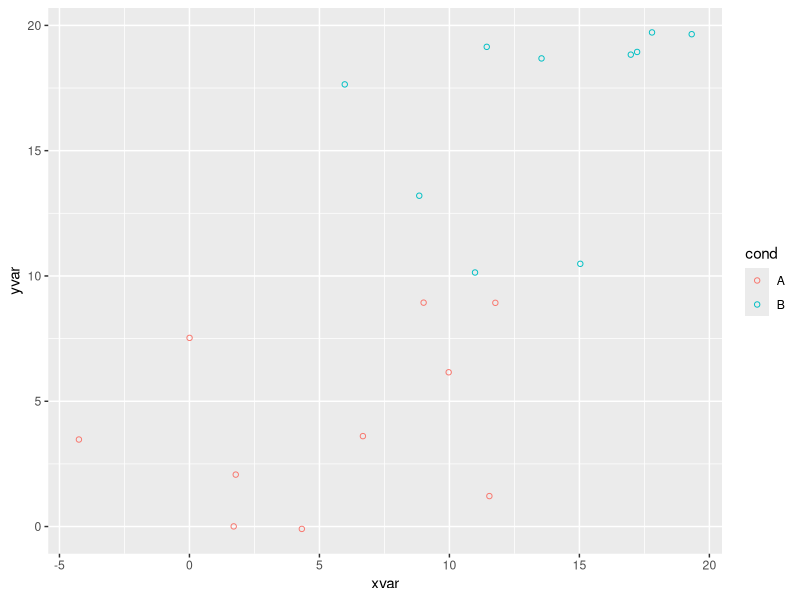
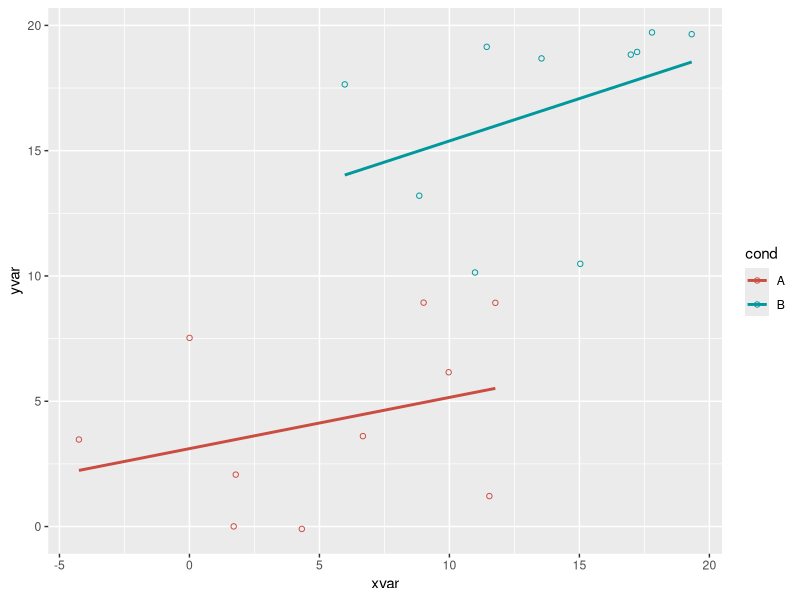
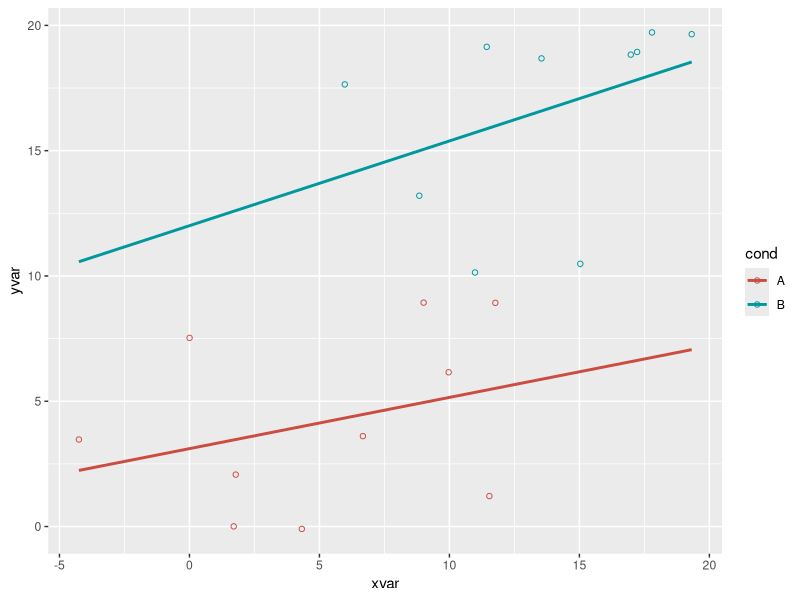
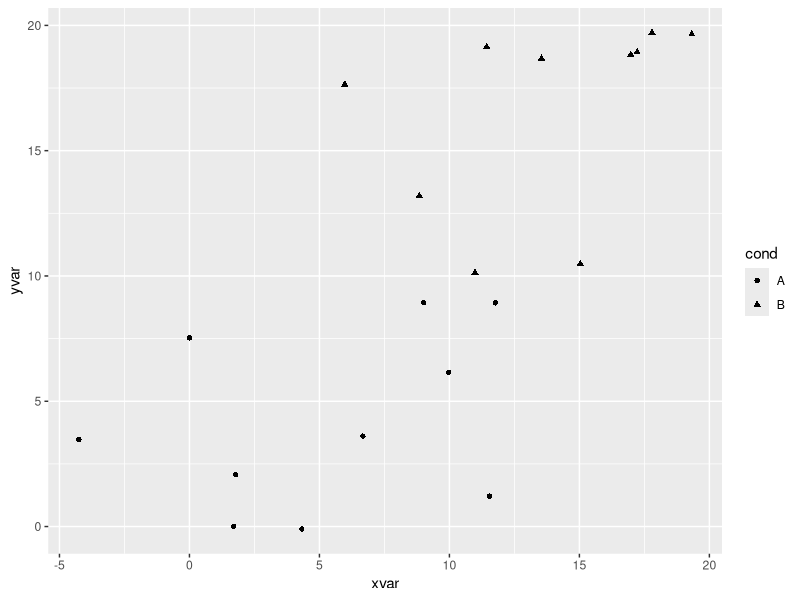
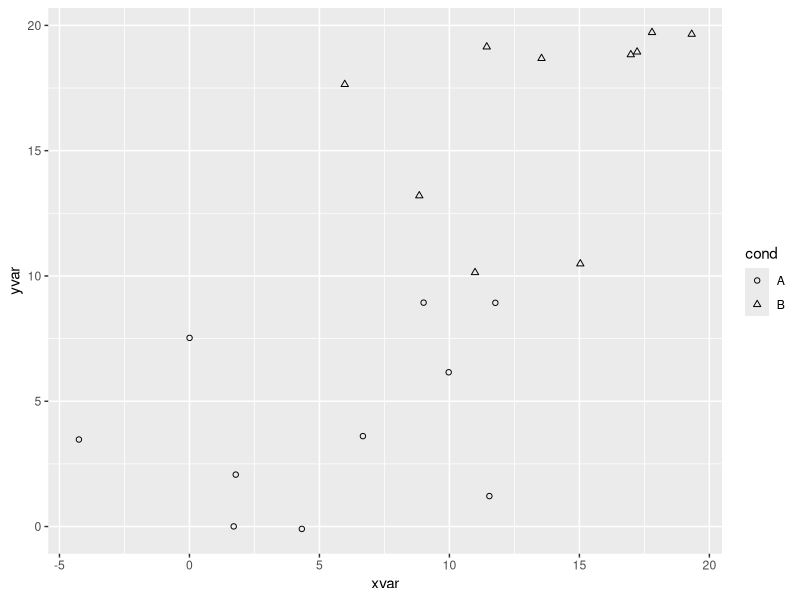

R code for these plots, in order:
library(tidyverse)
library(ggplot2)
library(modelr)
library(methods)



set.seed(955)
# Make some noisily increasing data
dat <- data.frame(cond = rep(c("A", "B"), each=10),
                  xvar = 1:20 + rnorm(20,sd=3),
                  yvar = 1:20 + rnorm(20,sd=3))


# Set color by cond
ggplot(dat, aes(x=xvar, y=yvar, color=cond)) + geom_point(shape=1)

# Same, but with different colors and add regression lines
ggplot(dat, aes(x=xvar, y=yvar, color=cond)) +
    geom_point(shape=1) +
    scale_colour_hue(l=50) + # Use a slightly darker palette than normal
    geom_smooth(method=lm,   # Add linear regression lines
                se=FALSE)    # Don't add shaded confidence region

# Extend the regression lines beyond the domain of the data
ggplot(dat, aes(x=xvar, y=yvar, color=cond)) + geom_point(shape=1) +
    scale_colour_hue(l=50) + # Use a slightly darker palette than normal
    geom_smooth(method=lm,   # Add linear regression lines
                se=FALSE,    # Don't add shaded confidence region
                fullrange=TRUE) # Extend regression lines


# Set shape by cond
ggplot(dat, aes(x=xvar, y=yvar, shape=cond)) + geom_point()

# Same, but with different shapes
ggplot(dat, aes(x=xvar, y=yvar, shape=cond)) + geom_point() +
    scale_shape_manual(values=c(1,2))  # Use a hollow circle and triangle
